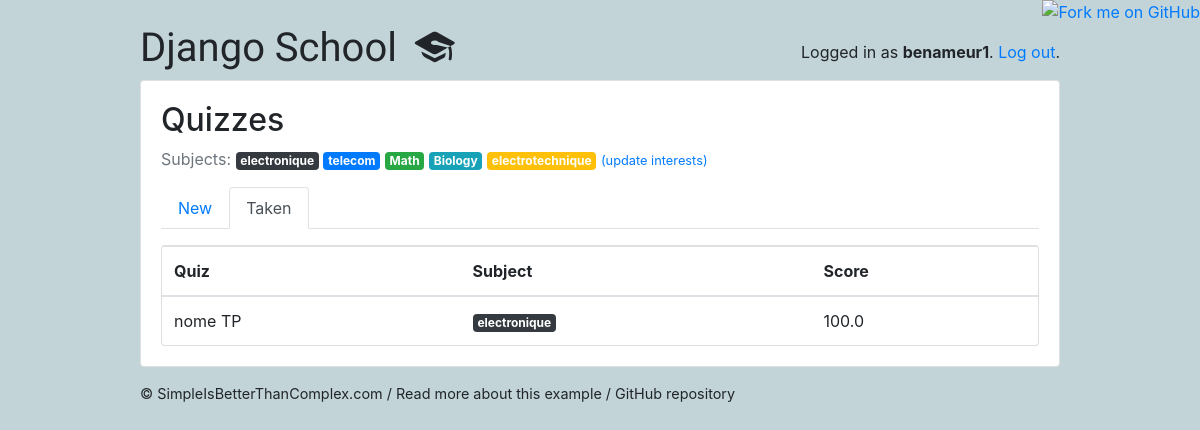
The app's page /students/taken/ (signed in), older data.
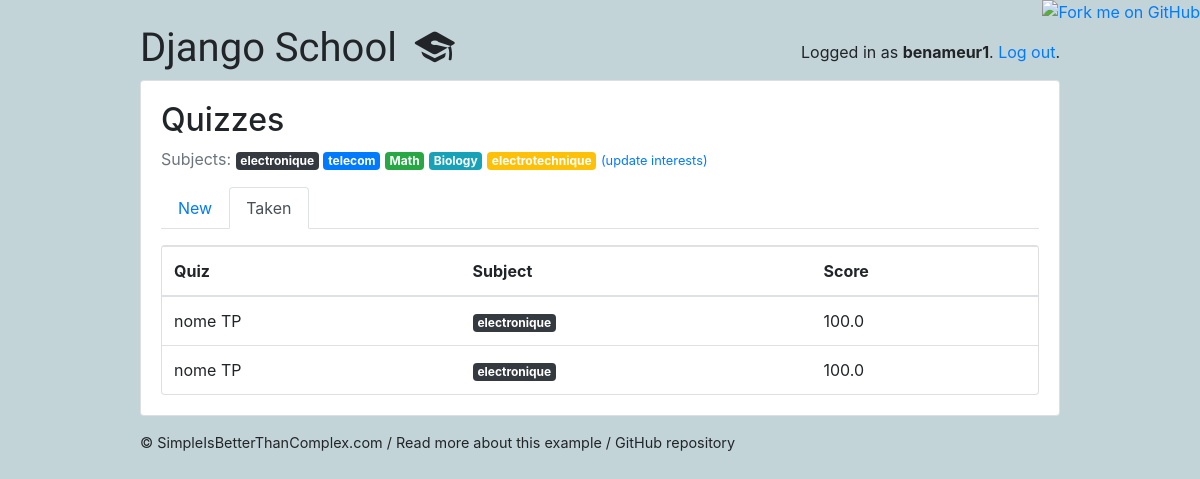
The same page, newer data.
### classroom/models.py (models this page shows, shortened)
class Subject(models.Model):
    name = models.CharField(max_length=30)
    color = models.CharField(max_length=7, default='#007bff')
    def get_html_badge(self):
        name = escape(self.name)
        color = escape(self.color)
        html = '<span class="badge badge-primary" style="background-color: %s">%s</span>' % (color, name)
        return mark_safe(html)

class TakenQuiz(models.Model):
    student = models.ForeignKey(Student,on_delete=models.CASCADE, related_name='taken_quizzes')
    quiz = models.ForeignKey(Quiz, on_delete=models.CASCADE, related_name='taken_quizzes')
    score = models.FloatField()
    date = models.DateTimeField(auto_now_add=True)
    compte_rendu = models.FileField(upload_to='uploads_tp/')

class Quiz(models.Model):
    owner = models.ForeignKey(User, on_delete=models.CASCADE, related_name='quizzes')
    name = models.CharField(max_length=255 , default='nome TP')
    subject = models.ForeignKey(Subject, on_delete=models.CASCADE, related_name='quizzes')
    type_tp_posible = (
        ('RC', 'RC'),
        ('R', 'R'),
        ('RL', 'RL'),
    )
    type_tp = models.CharField(max_length=6 ,choices=type_tp_posible)
    description = models.TextField('description', max_length=500)
    module = models.CharField(max_length=255, default='module')

### classroom/views/students.py (the view)
# urls.py: path('taken/', students.TakenQuizListView.as_view(), name='taken_quiz_list'),
@method_decorator([login_required, student_required], name='dispatch')
class TakenQuizListView(ListView):
    model = TakenQuiz
    context_object_name = 'taken_quizzes'
    template_name = 'classroom/students/taken_quiz_list.html'
    def get_queryset(self):
        queryset = self.request.user.student.taken_quizzes \
            .select_related('quiz', 'quiz__subject') \
            .order_by('quiz__name')
        return queryset

### classroom/templates/classroom/students/taken_quiz_list.html
{% extends 'base.html' %}
{% block content %}
  {% include 'classroom/students/_header.html' with active='taken' %}
  <div class="card">
    <table class="table mb-0">
      <thead>
        <tr>
          <th>Quiz</th>
          <th>Subject</th>
          <th>Score</th>
        </tr>
      </thead>
      <tbody>
        {% for taken_quiz in taken_quizzes %}
          <tr>
            <td>{{ taken_quiz.quiz.name }}</td>
            <td>{{ taken_quiz.quiz.subject.get_html_badge }}</td>
            <td>{{ taken_quiz.score }}</td>
          </tr>
        {% empty %}
          <tr>
            <td class="bg-light text-center font-italic" colspan="3">You haven't completed any quiz yet.</td>
          </tr>
        {% endfor %}
      </tbody>
    </table>
  </div>
{% endblock %}

### classroom/templates/classroom/students/_header.html
<h2>Quizzes</h2>
<p class="text-muted">
  Subjects:{% for subject in user.student.interests.all %} {{ subject.get_html_badge }}{% endfor %}
  <a href="{% url 'students:student_interests' %}"><small>(update interests)</small></a>
</p>
<ul class="nav nav-tabs mb-3">
  <li class="nav-item">
    <a class="nav-link{% if active == 'new' %} active{% endif %}" href="{% url 'students:quiz_list' %}">New</a>
  </li>
  <li class="nav-item">
    <a class="nav-link{% if active == 'taken' %} active{% endif %}" href="{% url 'students:taken_quiz_list' %}">Taken</a>
  </li>
</ul>

Row changes from the older to the newer data that the page shows:
added TakenQuiz: quiz.name "nome TP", quiz.subject.get_html_badge "electronique", score "100.0"
